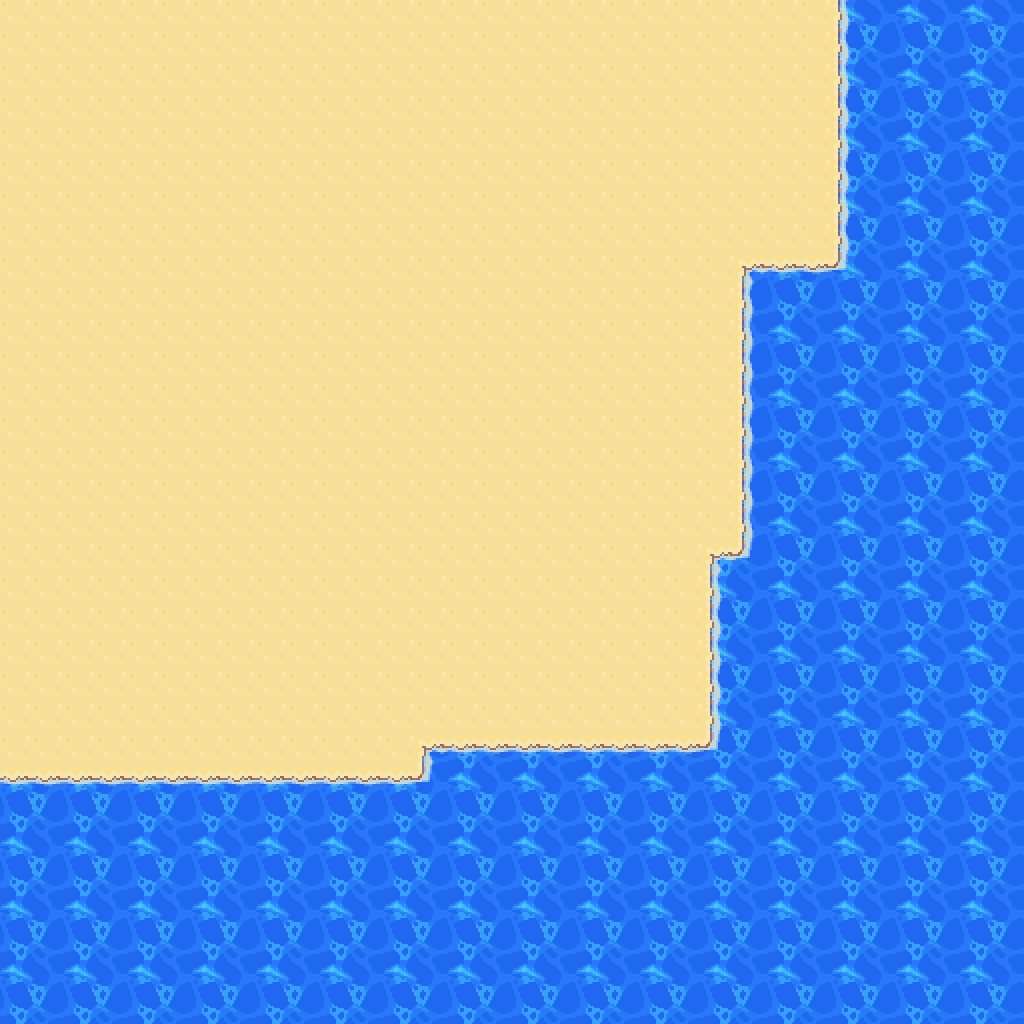

This game map was drawn from its Tiled (.tmx) file and the tilesets committed beside it. A one-line description and the trimmed map source follow:
An orthogonal 32x32 tile map with 32x32 px tiles, 60 tile layers (▬_bld_input, water_1, watershore_1, ground_A_1, ...), 3 hidden layers not drawn, 9 tilesets.

<map version="1.10" tiledversion="1.11.2" orientation="orthogonal" renderorder="right-down" width="32" height="32" tilewidth="32" tileheight="32" infinite="0" nextlayerid="171" nextobjectid="1">
 <tileset firstgid="1" source="../Tilesets/PLAT nature.tsx" />
 <tileset firstgid="2305" source="../Tilesets/systemtags.tsx" />
 <tileset firstgid="2433" source="../Tilesets/PLAT props.tsx" />
 <tileset firstgid="3457" source="../Tilesets/borders.tsx" />
 <tileset firstgid="3649" source="../Tilesets/PLAT mounts.tsx" />
 <tileset firstgid="6049" source="../Tilesets/PLAT buildings.tsx" />
 <tileset firstgid="21409" source="../Tilesets/passages.tsx" />
 <tileset firstgid="21553" source="../Tilesets/PLAT Animations.tsx" />
 <tileset firstgid="23089" source="../Tilesets/TECH-Animations.tsx" />
 <layer id="138" name="▬_bld_input" width="32" height="32">
  <data>[1024 cells, 0 non-empty, 0 distinct tile ids]</data>
 </layer>
 <layer id="169" name="water_1" width="32" height="32">
  <data>[1024 cells, 1024 non-empty, 4 distinct tile ids]</data>
 </layer>
 <layer id="170" name="watershore_1" width="32" height="32">
  <data>[1024 cells, 51 non-empty, 4 distinct tile ids]</data>
 </layer>
 <layer id="130" name="ground_A_1" width="32" height="32">
  <data>[1024 cells, 611 non-empty, 5 distinct tile ids]</data>
 </layer>
 <layer id="98" name="ground_B_1" width="32" height="32">
  <data>[1024 cells, 0 non-empty, 0 distinct tile ids]</data>
 </layer>
 <layer id="3" name="♣_tree_shadow_A_1" width="32" height="32">
  <data>[1024 cells, 0 non-empty, 0 distinct tile ids]</data>
 </layer>
 <layer id="81" name="snow_1" width="32" height="32">
  <data>[1024 cells, 0 non-empty, 0 distinct tile ids]</data>
 </layer>
 <layer id="87" name="shadows_A_1" width="32" height="32">
  <data>[1024 cells, 0 non-empty, 0 distinct tile ids]</data>
 </layer>
 <layer id="162" name="▬_bld_shadow_A_1" width="32" height="32">
  <data>[1024 cells, 0 non-empty, 0 distinct tile ids]</data>
 </layer>
 <layer id="165" name="▬_bld_shadow_B_1" width="32" height="32">
  <data>[1024 cells, 0 non-empty, 0 distinct tile ids]</data>
 </layer>
 <layer id="163" name="▬_bld_door_A_1" width="32" height="32">
  <data>[1024 cells, 0 non-empty, 0 distinct tile ids]</data>
 </layer>
 <layer id="158" name="▬_bld_1" width="32" height="32">
  <data>[1024 cells, 0 non-empty, 0 distinct tile ids]</data>
 </layer>
 <layer id="7" name="♣_tree_trunk_1" width="32" height="32">
  <data>[1024 cells, 0 non-empty, 0 distinct tile ids]</data>
 </layer>
 <layer id="124" name="♦_mount_A_1" width="32" height="32">
  <data>[1024 cells, 0 non-empty, 0 distinct tile ids]</data>
 </layer>
 <layer id="111" name="♦_mount_top_A_1" width="32" height="32">
  <data>[1024 cells, 0 non-empty, 0 distinct tile ids]</data>
 </layer>
 <layer id="125" name="♦_mount_B_1" width="32" height="32">
  <data>[1024 cells, 0 non-empty, 0 distinct tile ids]</data>
 </layer>
 <layer id="112" name="♦_mount_top_B_1" width="32" height="32">
  <data>[1024 cells, 0 non-empty, 0 distinct tile ids]</data>
 </layer>
 <layer id="126" name="♦_mount_C_1" width="32" height="32">
  <data>[1024 cells, 0 non-empty, 0 distinct tile ids]</data>
 </layer>
 <layer id="141" name="♦_mount_top_C_1" width="32" height="32">
  <data>[1024 cells, 0 non-empty, 0 distinct tile ids]</data>
 </layer>
 <layer id="127" name="♦_mount_D_1" width="32" height="32">
  <data>[1024 cells, 0 non-empty, 0 distinct tile ids]</data>
 </layer>
 <layer id="142" name="♦_mount_top_D_1" width="32" height="32">
  <data>[1024 cells, 0 non-empty, 0 distinct tile ids]</data>
 </layer>
 <layer id="8" name="shore_1" width="32" height="32">
  <data>[1024 cells, 0 non-empty, 0 distinct tile ids]</data>
 </layer>
 <layer id="9" name="♣_tree_bt_rgt_1" width="32" height="32">
  <data>[1024 cells, 0 non-empty, 0 distinct tile ids]</data>
 </layer>
 <layer id="10" name="♣_tree_bt_lft_1" width="32" height="32">
  <data>[1024 cells, 0 non-empty, 0 distinct tile ids]</data>
 </layer>
 <layer id="99" name="nature_A_1" width="32" height="32">
  <data>[1024 cells, 0 non-empty, 0 distinct tile ids]</data>
 </layer>
 <layer id="145" name="shadows_B_1" width="32" height="32">
  <data>[1024 cells, 0 non-empty, 0 distinct tile ids]</data>
 </layer>
 <layer id="86" name="props_A_1" width="32" height="32">
  <data>[1024 cells, 0 non-empty, 0 distinct tile ids]</data>
 </layer>
 <layer id="95" name="props_B_1" width="32" height="32">
  <data>[1024 cells, 0 non-empty, 0 distinct tile ids]</data>
 </layer>
 <layer id="147" name="props_C_1" width="32" height="32">
  <data>[1024 cells, 0 non-empty, 0 distinct tile ids]</data>
 </layer>
 <layer id="25" name="shadows_C_1" width="32" height="32">
  <data>[1024 cells, 0 non-empty, 0 distinct tile ids]</data>
 </layer>
 <group id="11" name="Z=0" />
 <layer id="12" name="♣_tree_mdl_rgt_2" width="32" height="32">
  <data>[1024 cells, 0 non-empty, 0 distinct tile ids]</data>
 </layer>
 <layer id="15" name="♣_tree_mdl_lft_2" width="32" height="32">
  <data>[1024 cells, 0 non-empty, 0 distinct tile ids]</data>
 </layer>
 <layer id="133" name="shore_2" width="32" height="32">
  <data>[1024 cells, 0 non-empty, 0 distinct tile ids]</data>
 </layer>
 <layer id="128" name="♦_mount_A_2" width="32" height="32">
  <data>[1024 cells, 0 non-empty, 0 distinct tile ids]</data>
 </layer>
 <layer id="114" name="♦_mount_top_A_2" width="32" height="32">
  <data>[1024 cells, 0 non-empty, 0 distinct tile ids]</data>
 </layer>
 <layer id="129" name="♦_mount_B_2" width="32" height="32">
  <data>[1024 cells, 0 non-empty, 0 distinct tile ids]</data>
 </layer>
 <layer id="115" name="♦_mount_top_B_2" width="32" height="32">
  <data>[1024 cells, 0 non-empty, 0 distinct tile ids]</data>
 </layer>
 <layer id="168" name="▬_bld_2" width="32" height="32">
  <data>[1024 cells, 0 non-empty, 0 distinct tile ids]</data>
 </layer>
 <layer id="132" name="nature_2" width="32" height="32">
  <data>[1024 cells, 0 non-empty, 0 distinct tile ids]</data>
 </layer>
 <layer id="88" name="props_A_2" width="32" height="32">
  <data>[1024 cells, 0 non-empty, 0 distinct tile ids]</data>
 </layer>
 <layer id="100" name="props_B_2" width="32" height="32">
  <data>[1024 cells, 0 non-empty, 0 distinct tile ids]</data>
 </layer>
 <group id="20" name="Z=1" />
 <layer id="21" name="♣_tree_up_rgt_3" width="32" height="32">
  <data>[1024 cells, 0 non-empty, 0 distinct tile ids]</data>
 </layer>
 <layer id="22" name="♣_tree_up_lft_3" width="32" height="32">
  <data>[1024 cells, 0 non-empty, 0 distinct tile ids]</data>
 </layer>
 <layer id="109" name="♣_tree_top_rgt_3" width="32" height="32">
  <data>[1024 cells, 0 non-empty, 0 distinct tile ids]</data>
 </layer>
 <layer id="110" name="♣_tree_top_lft_3" width="32" height="32">
  <data>[1024 cells, 0 non-empty, 0 distinct tile ids]</data>
 </layer>
 <layer id="164" name="▬_bld_3" width="32" height="32">
  <data>[1024 cells, 0 non-empty, 0 distinct tile ids]</data>
 </layer>
 <layer id="135" name="props_A_3" width="32" height="32">
  <data>[1024 cells, 0 non-empty, 0 distinct tile ids]</data>
 </layer>
 <layer id="26" name="bridge_A_3" width="32" height="32">
  <data>[1024 cells, 0 non-empty, 0 distinct tile ids]</data>
 </layer>
 <layer id="104" name="bridge_B_3" width="32" height="32">
  <data>[1024 cells, 0 non-empty, 0 distinct tile ids]</data>
 </layer>
 <group id="27" name="Z=2" />
 <layer id="134" name="bridge_A_4" width="32" height="32">
  <data>[1024 cells, 0 non-empty, 0 distinct tile ids]</data>
 </layer>
 <layer id="143" name="bridge_B_4" width="32" height="32">
  <data>[1024 cells, 0 non-empty, 0 distinct tile ids]</data>
 </layer>
 <layer id="144" name="bridge_C_4" width="32" height="32">
  <data>[1024 cells, 0 non-empty, 0 distinct tile ids]</data>
 </layer>
 <layer id="159" name="▬_bld_4" width="32" height="32">
  <data>[1024 cells, 0 non-empty, 0 distinct tile ids]</data>
 </layer>
 <layer id="166" name="props_4" width="32" height="32">
  <data>[1024 cells, 0 non-empty, 0 distinct tile ids]</data>
 </layer>
 <group id="116" name="Z=3" />
 <layer id="160" name="▬_bld_5" width="32" height="32">
  <data>[1024 cells, 0 non-empty, 0 distinct tile ids]</data>
 </layer>
 <layer id="137" name="props_5" width="32" height="32">
  <data>[1024 cells, 0 non-empty, 0 distinct tile ids]</data>
 </layer>
 <group id="117" name="Z=4" />
 <layer id="161" name="▬_bld_6" width="32" height="32">
  <data>[1024 cells, 0 non-empty, 0 distinct tile ids]</data>
 </layer>
 <layer id="167" name="▬_bld_B_6" width="32" height="32">
  <data>[1024 cells, 0 non-empty, 0 distinct tile ids]</data>
 </layer>
 <layer id="149" name="props_6" width="32" height="32">
  <data>[1024 cells, 0 non-empty, 0 distinct tile ids]</data>
 </layer>
 <group id="118" name="Z=5" />
 <layer id="28" name="passages" width="32" height="32" visible="0" opacity="0.58">
  <data>[1024 cells, 0 non-empty, 0 distinct tile ids]</data>
 </layer>
 <layer id="119" name="systemtags" width="32" height="32" visible="0">
  <data>[1024 cells, 0 non-empty, 0 distinct tile ids]</data>
 </layer>
 <layer id="146" name="systemtags_bridge_4" width="32" height="32" visible="0">
  <data>[1024 cells, 0 non-empty, 0 distinct tile ids]</data>
 </layer>
 <layer id="89" name="borders" width="32" height="32">
  <data>[1024 cells, 0 non-empty, 0 distinct tile ids]</data>
 </layer>
</map>
